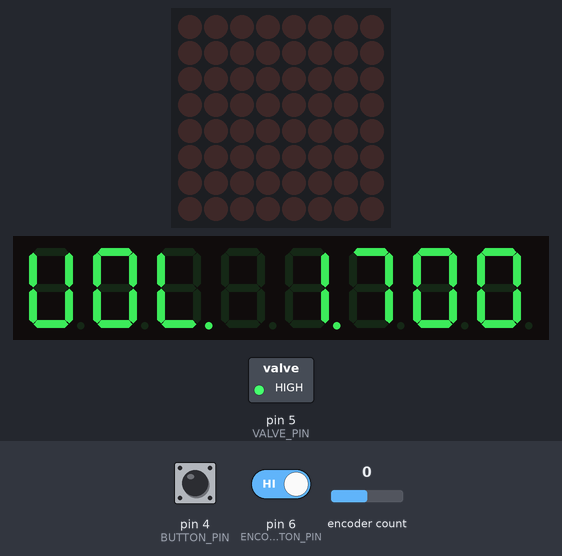
The program below on a simulated Arduino Nano, built with avr-gcc and run on an emulated ATmega328P. On the bench: 8×8 LED matrix, 8-digit seven-segment display, switched loads named in the program (green lamp = pin HIGH). The test bench sets the inputs (shaded band); at power-on: pin 6 (ENCODER_BUTTON_PIN) HIGH, pin 4 (BUTTON_PIN) LOW, encoder count 0.

Above: at 1.2 s.
1.3 s: pin 6 (ENCODER_BUTTON_PIN) driven LOW
At 1.9 s:
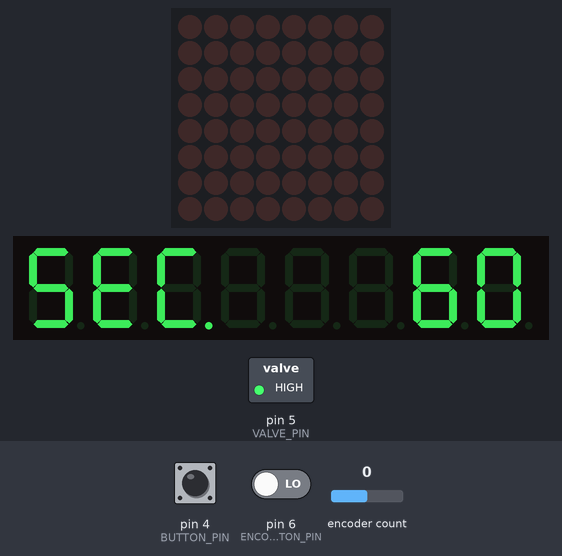
2.8 s: pin 4 (BUTTON_PIN) pulled HIGH for 0.15 s
At 3.4 s:
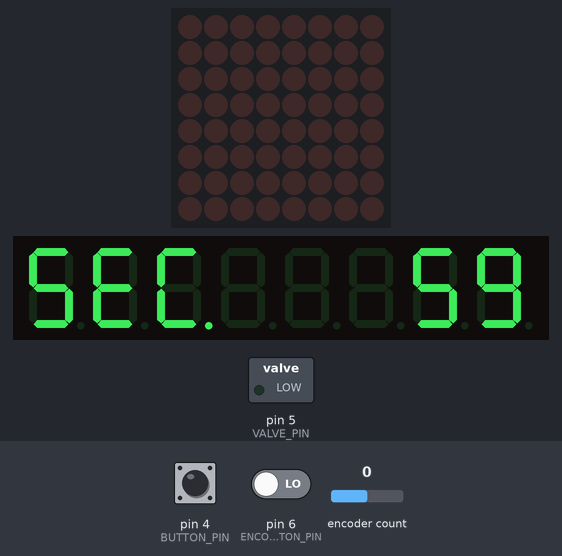
5.9 s: encoder count set to 1
At 6.8 s:
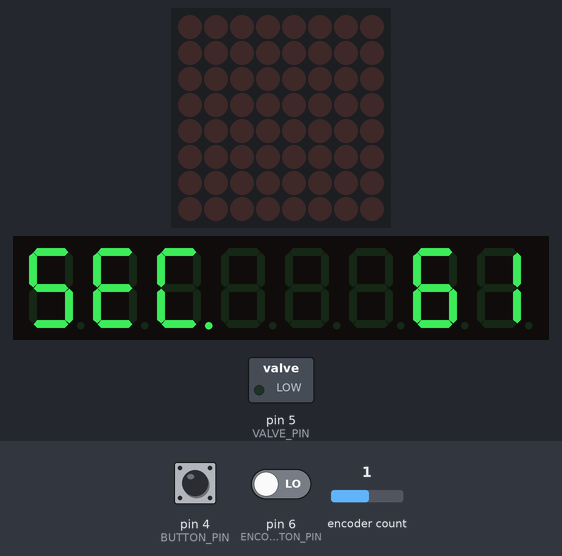
7.5 s: encoder count set to 2
At 7.8 s:
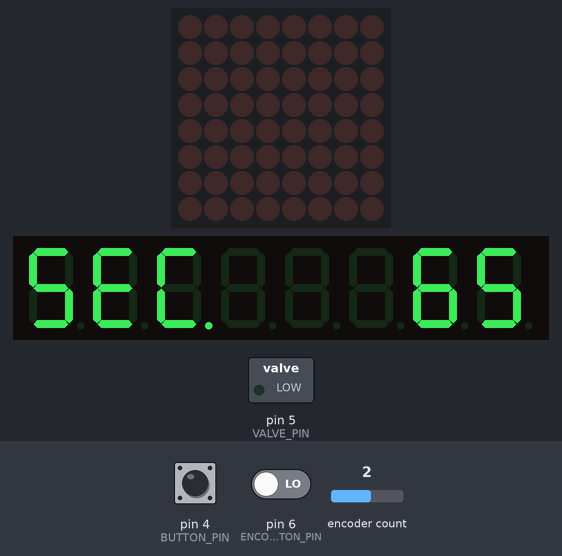
9.5 s: encoder count set to 3
At 11.25 s:
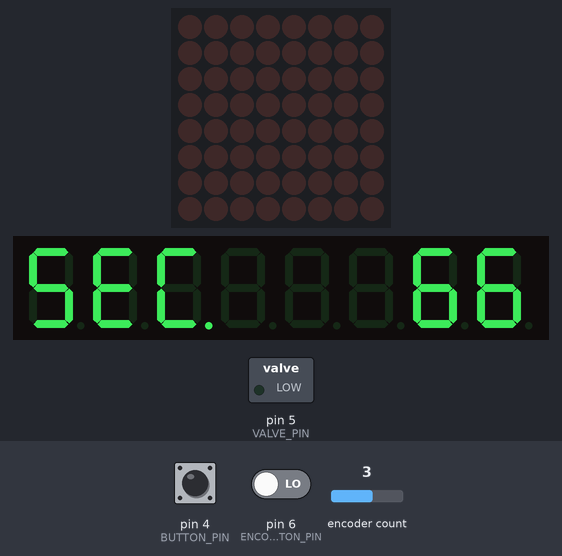
11.5 s: pin 4 (BUTTON_PIN) pulled HIGH for 1 s
At 12.1 s:
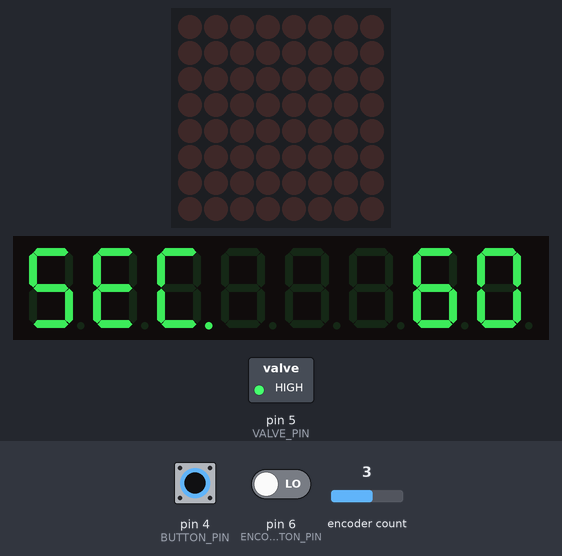
Timing chart, 0 to 14.5 s (numbered marks = the images above; inputs shaded):
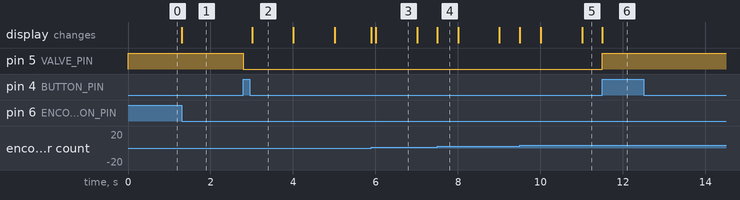

Measured:
- after the input at 1.3 s, the display: changes at once (image 1)
- after the input at 2.8 s, pin 5 (VALVE_PIN): HIGH → LOW at once; the display: changes after 0.21 s (image 2)
- after the input at 11.5 s, pin 5 (VALVE_PIN): LOW → HIGH at once
- what the display in image 3 shows lasts 1.0 s, from 6.0 s to 7.0 s
- what the display in image 4 shows lasts 0.5 s, from 7.5 s to 8.0 s

The program:

main.cpp
```cpp
#include <Arduino.h>

#include <pulse_button.h>
#include <pulse_encoder.h>
#include <pulse_display.h>
#include <pulse_valve.h>
#include <pulse_logic.h>

void setup() {
    Serial.begin(9600);

    button_setup();
    encoder_setup();
    display_setup();
    valve_setup();
    logic_setup();
}

void loop() {
    encoder_tick();
    button_tick();
    logic_tick();
}
```

pulse_button.cpp
```cpp
#include <pulse_button.h>
#include <Arduino.h>
#include <pulse_logic.h>

#define BUTTON_PIN 4

unsigned long button_last_button_press_time = 0;

void button_setup() {
    pinMode(BUTTON_PIN, INPUT);
}

void button_tick() {
    int current_button_state = digitalRead(BUTTON_PIN);
    if (current_button_state == HIGH) {
		if (millis() - button_last_button_press_time > 50) {
			logic_button_pushed();
		}
		button_last_button_press_time = millis();
	}
}
```

pulse_display.cpp
```cpp
#include <pulse_display.h>
#include <LedControl.h>
#include <pulse_logic.h>

#define DISPLAY_DATA_PIN 12
#define DISPLAY_CLOCK_PIN 11
#define DISPLAY_CS_PIN 10

#define DISPLAY_COUNT 1
#define DISPLAY_ADDRESS 0

#define DISPLAY_DIGIT_0 0
#define DISPLAY_DIGIT_1 1
#define DISPLAY_DIGIT_2 2
#define DISPLAY_DIGIT_3 3
#define DISPLAY_DIGIT_4 4
#define DISPLAY_DIGIT_5 5
#define DISPLAY_DIGIT_6 6
#define DISPLAY_DIGIT_7 7

#define DISPLAY_LETTER_U B00111110
#define DISPLAY_LETTER_O B01111110
#define DISPLAY_LETTER_L B10001110

#define DISPLAY_LETTER_S B01011011
#define DISPLAY_LETTER_E B01001111
#define DISPLAY_LETTER_C B11001110

// #define DISPLAY_LETTER_C B11001110

// #define DISPLAY_LETTER_V B01111111
// #define DISPLAY_LETTER_R B01100111
// #define DISPLAY_LETTER_E B11001111
// #define DISPLAY_LETTER_M B01110110

// #define DISPLAY_LETTER_O B01111110
// #define DISPLAY_LETTER_B B01011111
// #define DISPLAY_LETTER_HARD B10011111

//            _B01000000
// B00000010 |_| B00100000    _B00000001
// B00000100 |_| B00010000              .B10000000
//             B00001000

LedControl lc=LedControl(DISPLAY_DATA_PIN, DISPLAY_CLOCK_PIN, DISPLAY_CS_PIN, DISPLAY_COUNT);
int display_spinner_current = 0;
byte display_spinner[] {
    B01000000,
    B00100000,
    B00010000,
    B00001000,
    B00000100,
    B00000010,
};

void display_setup() {
    lc.setIntensity(0, 4);
    lc.clearDisplay(0);
    lc.shutdown(0, false);
}

void display_show_value(ParamType type, int value) {
    if (value < 0) {
        return;
    }

    lc.setRow(DISPLAY_ADDRESS, DISPLAY_DIGIT_0, B00000000);
    lc.setRow(DISPLAY_ADDRESS, DISPLAY_DIGIT_1, B00000000);
    lc.setRow(DISPLAY_ADDRESS, DISPLAY_DIGIT_2, B00000000);
    lc.setRow(DISPLAY_ADDRESS, DISPLAY_DIGIT_3, B00000000);

    int units;
    int tens;
    int houndrads;
    int thousands;

    thousands = value / 1000;
    value -= thousands * 1000;

    houndrads = value / 100;
    value -= houndrads * 100;

    tens = value / 10;
    value -= tens * 10;

    units = value;

    switch (type) {
        case Time:
            lc.setDigit(DISPLAY_ADDRESS, DISPLAY_DIGIT_0, (byte)units, false);
            if (thousands > 0 || houndrads > 0 || tens > 0) {lc.setDigit(DISPLAY_ADDRESS, DISPLAY_DIGIT_1, (byte)tens, false);}
            if (thousands > 0 || houndrads > 0) {lc.setDigit(DISPLAY_ADDRESS, DISPLAY_DIGIT_2, (byte)houndrads, false);}
            if (thousands > 0) {lc.setDigit(DISPLAY_ADDRESS, DISPLAY_DIGIT_3, (byte)thousands, false);}
            break;
        case Volume:
            lc.setDigit(DISPLAY_ADDRESS, DISPLAY_DIGIT_0, (byte)units, false);
            lc.setDigit(DISPLAY_ADDRESS, DISPLAY_DIGIT_1, (byte)tens, false);
            lc.setDigit(DISPLAY_ADDRESS, DISPLAY_DIGIT_2, (byte)houndrads, false);
            lc.setDigit(DISPLAY_ADDRESS, DISPLAY_DIGIT_3, (byte)thousands, true);
            break;
    }


}

void display_show_type(ParamType type) {
    switch (type) {
        case Time:
            lc.setRow(DISPLAY_ADDRESS, DISPLAY_DIGIT_7, DISPLAY_LETTER_S);
            lc.setRow(DISPLAY_ADDRESS, DISPLAY_DIGIT_6, DISPLAY_LETTER_E);
            lc.setRow(DISPLAY_ADDRESS, DISPLAY_DIGIT_5, DISPLAY_LETTER_C);
            break;
        case Volume:
            lc.setRow(DISPLAY_ADDRESS, DISPLAY_DIGIT_7, DISPLAY_LETTER_U);
            lc.setRow(DISPLAY_ADDRESS, DISPLAY_DIGIT_6, DISPLAY_LETTER_O);
            lc.setRow(DISPLAY_ADDRESS, DISPLAY_DIGIT_5, DISPLAY_LETTER_L);
            break;
    };
}

void display_move_spinner() {
    lc.setRow(DISPLAY_ADDRESS, DISPLAY_DIGIT_0, display_spinner[display_spinner_current]);
    display_spinner_current++;
    if (display_spinner_current == (sizeof(display_spinner) / sizeof(byte))) {
        display_spinner_current = 0;
    }
}

void display_clear_spinner() {
    lc.setRow(DISPLAY_ADDRESS, DISPLAY_DIGIT_0,B00000000);
    display_spinner_current = 0;
}
```

pulse_encoder.cpp
```cpp
#include <pulse_encoder.h>
#include <Arduino.h>
#include <Encoder.h>
#include <pulse_logic.h>

#define ENCODER_INTERRUPT_PIN_1 2
#define ENCODER_INTERRUPT_PIN_2 3
#define ENCODER_BUTTON_PIN 6

Encoder enc(ENCODER_INTERRUPT_PIN_1, ENCODER_INTERRUPT_PIN_2);
unsigned long encoder_last_button_press_time = 0;

void encoder_setup() {
  pinMode(ENCODER_BUTTON_PIN, INPUT_PULLUP);
}

void encoder_tick() {
  int read_value = enc.read();
  if (read_value != 0) {
    if (read_value >= 4) {
        logic_increment_value();
        enc.write(0);
    }
    if (read_value <= -4) {
        logic_decrement_value();
        enc.write(0);
    }
  }

  int current_button_state = digitalRead(ENCODER_BUTTON_PIN);
  if (current_button_state == LOW) {
		if (millis() - encoder_last_button_press_time > 50) {
			logic_change_type();
		}
		encoder_last_button_press_time = millis();
	}

} 
```

pulse_logic.cpp
```cpp
#include <pulse_logic.h>

#include <pulse_valve.h>
#include <pulse_display.h>

#include <arduino-timer.h>
auto timer = timer_create_default();

class Type
{
    protected:
        int value;
        int backup_value;
    public:
        Type(int value) {
            this->value = value;
            this->backup_value = value;
        };
        void set_value(int value) {
            this->value = value;
        };
        void set_backup_value(int value) {
            this->backup_value = value; // TODO: use constructor for this
        };
        int get_backup_value() {
            return this->backup_value;
        };
        int get_value() {
            return this->value;
        };
        virtual ParamType get_type();
        virtual void increment();
        virtual void decrement();
        virtual void decrement_by_second();

};

class TypeTime : public Type {
    protected:
        ParamType type = ParamType::Time;
    public:
        TypeTime(int value) : Type(value) {};
        ParamType get_type() {
            return Time;
        };
        void increment() {
            this->value += 5;
            if (this->value > 9999) {
                this->value = 9999;
            }
        };
        void decrement() {
            if (this->value > 0) {
                this->value -= 5;
            }
            if (this->value < 0) {
                this->value = 0;
            }
        };
        void decrement_by_second() {
            this->value--;
            if (this->value < 0) {
                this->value = 0;
            }
        };
};

class TypeVolume : public Type {
    private:
        void decrement_by_value(int value) {
            if (this->value > 0) {
                this->value -= value;
            }
            if (this->value < 0) {
                this->value = 0;
            }
        };
    protected:
        ParamType type = ParamType::Volume;
    public:
        TypeVolume(int value) : Type(value) {};
        ParamType get_type() {
            return Volume;
        };
        void increment() {
            this->value += 50;
            if (this->value > 9999) {
                this->value = 9999;
            }
        };
        void decrement() {
            this->decrement_by_value(50);
        };
        void decrement_by_second() {
            this->decrement_by_value(11);
        };
};

TypeTime time(60);
TypeVolume volume(1700);

Type* current = &volume;
bool is_valve_open = false;

void logic_tick() {
    timer.tick<void>();
}

void display() {
    display_show_value(current->get_type(), current->get_value());
    display_show_type(current->get_type());
}

void open() {
    is_valve_open = true;
    current->set_backup_value(current->get_value());
    valve_open();
}

void close() {
    valve_close();
    is_valve_open = false;

    current->set_value(current->get_backup_value());
    display();
    // display_clear_spinner();
}

void logic_change_type() {
    if (!is_valve_open) {
        if (current == &time) {
            current = &volume;
        } else if (current == &volume) {
            current = &time;
        }

        display();
    }
}

ParamType logic_get_current_param() {
    return current->get_type();
}

void logic_set_value(int value) {
    current->set_value(value);
}

void logic_increment_value() {
    current->increment();
    display_show_value(current->get_type(), current->get_value());
}

void logic_decrement_value() {
    current->decrement();
    display_show_value(current->get_type(), current->get_value());
}

bool call_every_second(void *useless_argument) {
    if (is_valve_open) {
        current->decrement_by_second();

        if (current->get_value() <= 0) {
            close();
            return;
        }

        display();
        // display_move_spinner();
    } else {
        // Just in safety precausions...
        valve_close();
    }
    return true;
}

void logic_button_pushed() {
    switch (is_valve_open){
        case true: close(); break;
        case false: open(); break;
    }
}

void logic_setup() {
    display();
    timer.every(1000, call_every_second);
}
```

pulse_button.h
```cpp
#ifndef pulse_button_h_
#define pulse_button_h_

    void button_setup();
    void button_tick();

#endif
```

pulse_display.h
```cpp
#ifndef pulse_display_h_
#define pulse_display_h_

    #include <pulse_logic.h>

    void display_setup();
    void display_show_value(ParamType type, int value);
    void display_show_type(ParamType type);
    void display_move_spinner();
    void display_clear_spinner();

#endif
```

pulse_encoder.h
```cpp
#ifndef pulse_encoder_h_
#define pulse_encoder_h_

    void encoder_setup();
    void encoder_tick();

#endif
```

pulse_logic.h
```cpp
#ifndef pulse_logic_h_
#define pulse_logic_h_

    #define PULSE_PARAM_TYPE_TIME 1
    #define PULSE_PARAM_TYPE_VOLUME 2

    enum ParamType {Time, Volume};

    void logic_tick();
    void logic_setup();
    ParamType logic_get_current_param();
    void logic_change_type();
    void logic_set_value(int value);
    void logic_increment_value();
    void logic_decrement_value();
    void logic_button_pushed();

#endif
```

pulse_valve.h
```cpp
#ifndef pulse_valve_h_
#define pulse_valve_h_

    void valve_setup();
    void valve_open();
    void valve_close();

#endif
```

pulse_valve.cpp
```cpp
#include <Arduino.h>
#include <pulse_valve.h>

#define VALVE_PIN 5

void valve_setup() {
    pinMode(VALVE_PIN, OUTPUT);
    digitalWrite(VALVE_PIN, HIGH);
}

void valve_open() {
    digitalWrite(VALVE_PIN, LOW);
}

void valve_close() {
    digitalWrite(VALVE_PIN, HIGH);
}
```
